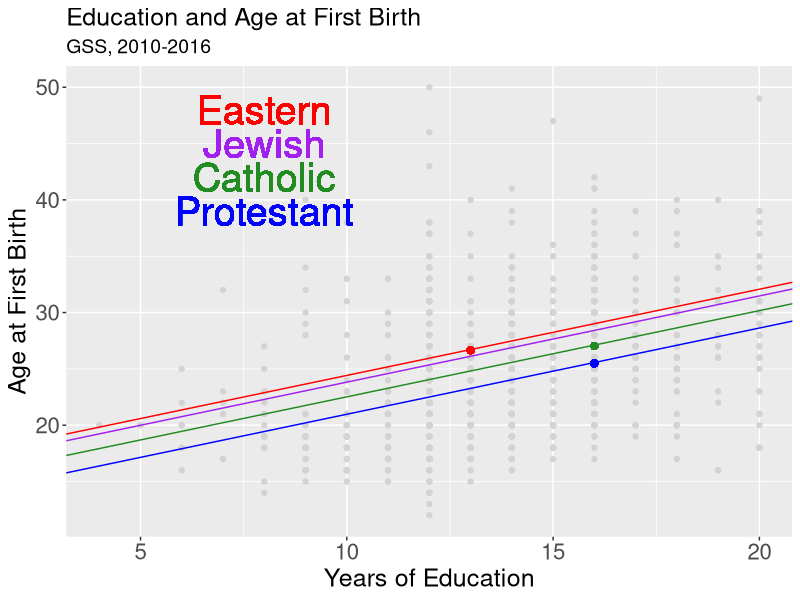

Write R code to recreate this figure.
## ---- chunk 1
library(tidyverse)
library(kableExtra)
gss_week11 <- read_csv("../data/gss_week_11.csv")
## ---- chunk 2
#| echo: true
#| output: false

warmup_1 <- lm(agekdbrn ~ educ, data = gss_week11)

summary(warmup_1)
## ---- chunk 3
#| echo: false

summary(warmup_1)
## ---- chunk 4
#| echo: true
#| output-location: fragment

13.46735 + .79237*16
## ---- chunk 5
#| echo: true
#| output: false

gss_week11 <- mutate(gss_week11, degree = factor(degree, 
      levels = c("Less Than HS", "HS Diploma",
      "Some College", "College Degree",
      "Grad/Prof Degree")))

gss_week11$degree <- relevel(factor(gss_week11$degree), 
  ref = "College Degree")

warmup2 <- lm(agekdbrn ~ degree, data = gss_week11)

summary(warmup2)
## ---- chunk 6
#| echo: false

summary(warmup2)
## ---- chunk 7
#| echo: true
#| output-location: fragment

27.3598 + .3829
## ---- chunk 8
#| echo: true
#| output: false

gss_week11$religion <- relevel(factor(gss_week11$religion), 
                               ref="Protestant") 

warmup3 <- lm(agekdbrn_30plus ~ religion, data = gss_week11)

summary(warmup3)
## ---- chunk 9
#| echo: false

summary(warmup3)
## ---- chunk 10
#| echo: true
#| output-location: fragment

.149915 + .331567
## ---- chunk 11
#| echo: true
#| output: false

agekd_educ_religion <- lm(agekdbrn ~ educ + religion, 
  data = gss_week11)

summary(agekd_educ_religion)
## ---- chunk 12
#| echo: false

summary(agekd_educ_religion)
## ---- chunk 13
#| echo: true
#| output-location: fragment

13.32 + .76*16 + 1.55*0 + 3.45*0 + 2.85*0 - .14*0 + 1.25*0
## ---- chunk 14
#| echo: true
#| output-location: fragment

13.32 + .76*16 + 1.55*1 + 3.45*0 + 2.85*0 - .14*0 + 1.25*0
## ---- chunk 15
#| echo: false

summary(agekd_educ_religion)
## ---- chunk 16
#| echo: true
#| output-location: fragment

13.32 + .76*13 + 1.55*0 + 3.45*1 +2.85*0 - .14*0 + 1.25*0
## ---- chunk 17
#| echo: false

agekd_educ_religion_plot <- ggplot(gss_week11, aes(x = educ, y = agekdbrn))
agekd_educ_religion_plot + geom_point(color = "Light Gray") +
     geom_abline(slope = .76529, intercept = 13.32194, color = "Blue") +
     geom_abline(slope = .76529, intercept = 13.32194 + 1.54599, color = "Forest Green") +
     geom_abline(slope = .76529, intercept = 13.32194 + 3.44548, color = "Red") + 
     geom_abline(slope = .76529, intercept = 13.32194 + 2.85010, color = "Purple") +
     geom_text(x = 8, y = 48, label = "Eastern", color = "Red", size = 10) +
     geom_text(x = 8, y = 45, label = "Jewish", color = "Purple", size = 10) +
     geom_text(x = 8, y = 42, label = "Catholic", color = "Forest Green", size = 10) +
     geom_text(x = 8, y = 39, label = "Protestant", color = "Blue", size = 10) +
     geom_point(x = 16, y = 25.48, color = "Blue", size = 2) +
     geom_point(x = 16, y = 27.03, color = "Forest Green", size = 2) +
     geom_point(x = 13, y = 26.65, color = "Red", size = 2) +
     labs(x = "Years of Education", y = "Age at First Birth", title = "Education and Age at First Birth", subtitle = "GSS, 2010-2016") + 
     theme(axis.title = element_text(size = 18), axis.text = element_text(size = 16),
      plot.title = element_text(size = 18), plot.subtitle = element_text(size = 14))
## ---- chunk 18
#| echo: true
#| output: false

agekd_educ_religion_race_model <- 
lm(agekdbrn ~ educ + religion + racehisp,
data = gss_week11)

summary(agekd_educ_religion_race_model)
## ---- chunk 19
#| echo: false

summary(agekd_educ_religion_race_model)
## ---- chunk 20
#| echo: true
#| output-location: fragment

12.8134 + .7420*17
## ---- chunk 21
#| echo: true
#| output-location: fragment

12.8134 + .7420*14 - .1464 + .2763
## ---- chunk 22
#| echo: true
#| output: false

memnum_educ_model <- 
lm(memnum ~ educ, data = gss_week11)

summary(memnum_educ_model)
## ---- chunk 23
#| echo: true
#| output-location: fragment

memnum_educ_model <- lm(memnum ~ educ, data = gss_week11)
## ---- chunk 24
#| echo: true
#| output-location: fragment

gss_week11$pred_memnum <- memnum_educ_model$fitted.values

gss_week11$res_memnum <- 
(gss_week11$memnum - gss_week11$pred_memnum)^2

gss_week11$dev_memnum <- 
(gss_week11$memnum - mean(gss_week11$memnum))^2

rsquared <- ((sum(gss_week11$dev_memnum)) - 
                  (sum(gss_week11$res_memnum))) /
                  sum(gss_week11$dev_memnum)

rsquared
## ---- chunk 25
#| echo: true
#| output-location: fragment

# adjusted_rsquared = 
# 1 - (((1 - rsquared)*(n-1)) / (n-k-1))

# n = sample size; k = number of variables

adjusted_rsquared <- 
1 - (((1 - rsquared)*(1924-1)) / (1924-1-1))

adjusted_rsquared
